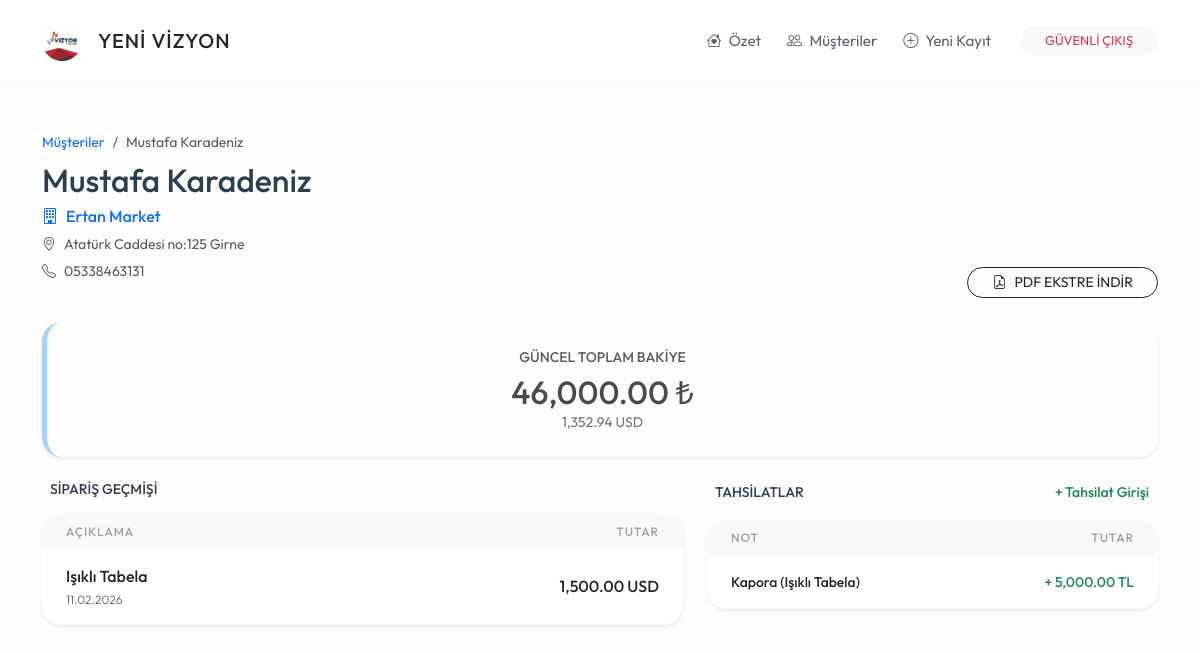
The app's page /musteri/1 (signed in), older data.
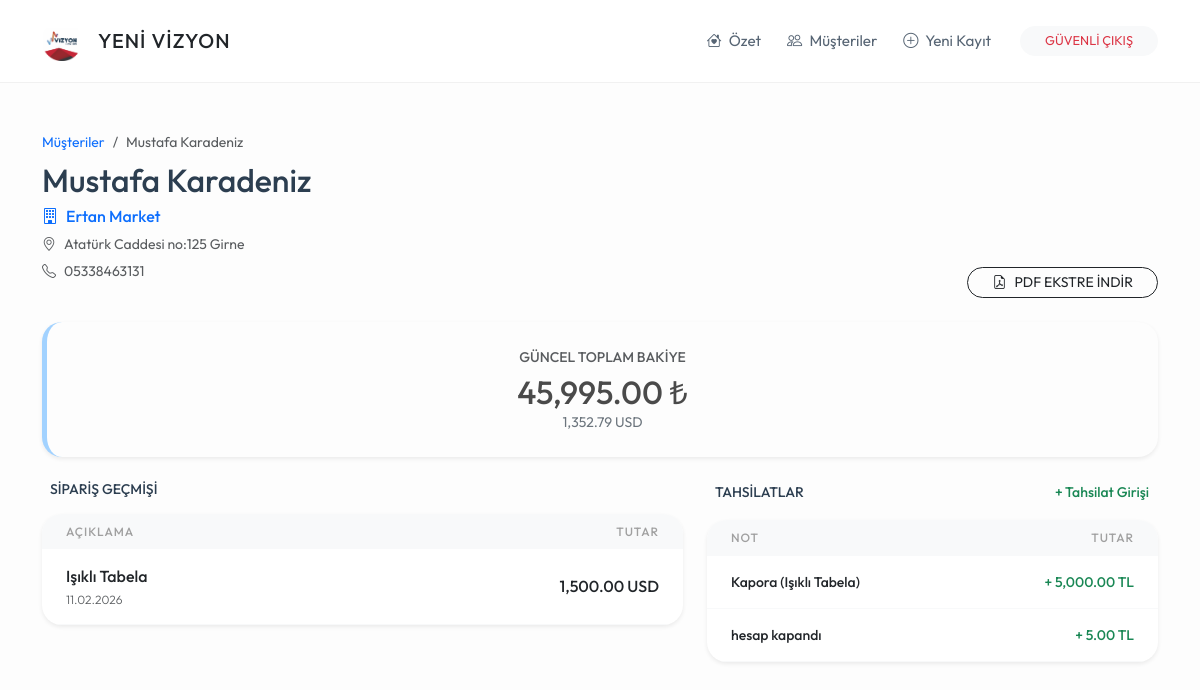
The same page, newer data.
### app.py (models this page shows)
class IsKaydi(db.Model):
    id = db.Column(db.Integer, primary_key=True)
    is_tanimi = db.Column(db.String(200), nullable=False)
    toplam_bedel = db.Column(db.Float, nullable=False, default=0.0)
    para_birimi = db.Column(db.String(5), default='TL')
    teslim_tarihi = db.Column(db.String(20))
    kayit_tarihi = db.Column(db.DateTime, default=datetime.now)
    musteri_id = db.Column(db.Integer, db.ForeignKey('musteri.id'), nullable=False)

class Odeme(db.Model):
    id = db.Column(db.Integer, primary_key=True)
    tutar = db.Column(db.Float, nullable=False)
    birim = db.Column(db.String(5), default='TL')
    aciklama = db.Column(db.String(200))
    kur_degeri = db.Column(db.Float, default=1.0)
    odeme_tarihi = db.Column(db.DateTime, default=datetime.now)
    musteri_id = db.Column(db.Integer, db.ForeignKey('musteri.id'), nullable=False)

### app.py (the view)
@app.route('/musteri/<int:id>')
def musteri_detay(id):
    if 'logged_in' not in session: return redirect(url_for('index'))
    musteri = Musteri.query.get_or_404(id)
    toplam_borc_tl = 0
    toplam_odenen_tl = 0
    for i in musteri.isler:
        toplam_borc_tl += (i.toplam_bedel * GUNCEL_KURLAR.get(i.para_birimi, 1.0))
    for o in musteri.odemeler:
        toplam_odenen_tl += (o.tutar * o.kur_degeri)
    net_tl = round(toplam_borc_tl - toplam_odenen_tl, 2)
    net_usd = round(net_tl / GUNCEL_KURLAR.get('USD', 1.0), 2)
    return render_template('musteri_detay.html',
                           musteri=musteri,
                           toplam_tl=net_tl,
                           toplam_usd=net_usd,
                           kurlar=GUNCEL_KURLAR)

### templates/musteri_detay.html (shortened to what the changed rows need)
{% extends "base.html" %}
{% block content %}
<div class="row g-4 mb-4">
    <div class="col-md-8">
        <h2 class="mb-1 fw-bold">{{ musteri.ad_soyad }}</h2>
    </div>
</div>
<div class="row g-4">
    <div class="col-12">
        <div class="card card-custom text-center border-0 shadow-sm" style="background: #fdfdfd; border-left: 5px solid #a2d2ff !important;">
            <div class="text-uppercase small fw-medium text-muted mb-1">GÜNCEL TOPLAM BAKİYE</div>
            <div class="h2 mb-0" style="color: #4a4a4a;">{{ "{:,.2f}".format(toplam_tl) }} ₺</div>
            <div class="small text-secondary">{{ "{:,.2f}".format(toplam_usd) }} USD</div>
        </div>
    </div>
    <div class="col-lg-7">
        <div class="card card-custom p-0 overflow-hidden border-0 shadow-sm">
            <table class="table table-hover align-middle mb-0">
                <thead>
                    <tr class="bg-light">
                        <th class="ps-4">Açıklama</th>
                        <th class="text-end pe-4">Tutar</th>
                    </tr>
                </thead>
                <tbody>
                    {% for is in musteri.isler %}
                    <tr>
                        <td class="ps-4">
                            <div class="fw-medium text-dark">{{ is.is_tanimi }}</div>
                            <div style="font-size: 0.75rem;" class="text-muted">{{ is.kayit_tarihi.strftime('%d.%m.%Y') }}</div>
                        </td>
                        <td class="text-end pe-4 fw-medium">{{ "{:,.2f}".format(is.toplam_bedel) }} {{ is.para_birimi }}</td>
                    </tr>
                    {% endfor %}
                </tbody>
            </table>
        </div>
    </div>
    <div class="col-lg-5">
        <div class="card card-custom p-0 overflow-hidden border-0 shadow-sm">
            <table class="table table-hover align-middle mb-0">
                <thead>
                    <tr class="bg-light">
                        <th class="ps-4">Not</th>
                        <th class="text-end pe-4">Tutar</th>
                    </tr>
                </thead>
                <tbody>
                    {% for o in musteri.odemeler %}
                    <tr>
                        <td class="ps-4">
                            <div class="fw-medium text-dark small">{{ o.aciklama }}</div>
                        </td>
                        <td class="text-end pe-4 text-success small fw-medium">+ {{ "{:,.2f}".format(o.tutar) }} {{ o.birim }}</td>
                    </tr>
                    {% endfor %}
                </tbody>
            </table>
        </div>
    </div>
</div>
{% endblock %}

Row changes from the older to the newer data that the page shows:
added Odeme: aciklama "hesap kapandı", tutar "5.00", birim "TL"
Text that changed along with them:
{{ "{:,.2f}".format(toplam_tl) }}: "46,000.00" → "45,995.00"
{{ "{:,.2f}".format(toplam_usd) }}: "1,352.94" → "1,352.79"
